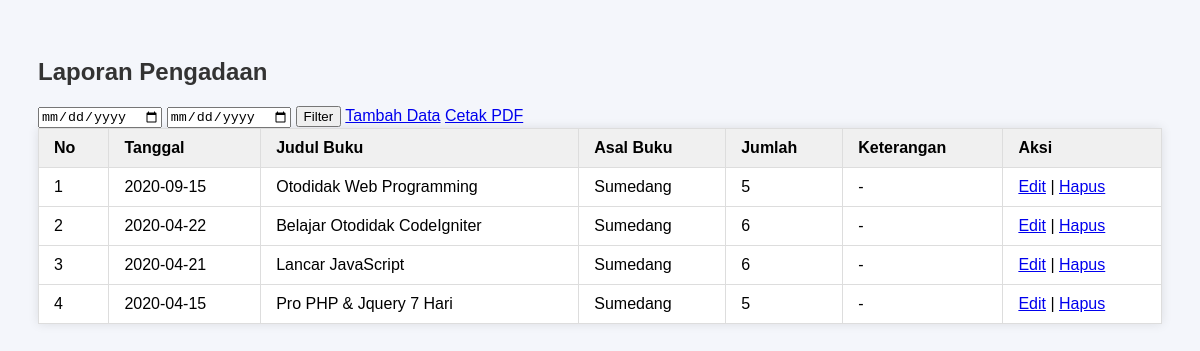
The app's page /pengadaan-buku/index.php with its own data.
### tables this page shows
CREATE TABLE pengadaan (
    id INT AUTO_INCREMENT PRIMARY KEY,
    tanggal DATE NOT NULL,
    judul_buku VARCHAR(100),
    asal_buku VARCHAR(50),
    jumlah INT,
    keterangan TEXT
);

### pengadaan-buku/index.php (the view, shortened to what this page needs)
<?php include 'koneksi.php'; ?>
<!DOCTYPE html>
<html>
<head>
    <link rel="stylesheet" href="style.css">
</head>
<body>
    <h2>Laporan Pengadaan</h2>
    <form method="GET">
        <input type="date" name="tanggal_mulai" value="<?= $_GET['tanggal_mulai'] ?? '' ?>">
        <input type="date" name="tanggal_akhir" value="<?= $_GET['tanggal_akhir'] ?? '' ?>">
        <button type="submit">Filter</button>
        <a href="tambah.php">Tambah Data</a>
        <a href="cetak_pdf.php?tanggal_mulai=<?= $_GET['tanggal_mulai'] ?? '' ?>&tanggal_akhir=<?= $_GET['tanggal_akhir'] ?? '' ?>" target="_blank">Cetak PDF</a>
    </form>
    <table>
        <thead>
            <tr>
                <th>No</th>
                <th>Tanggal</th>
                <th>Judul Buku</th>
                <th>Asal Buku</th>
                <th>Jumlah</th>
                <th>Keterangan</th>
                <th>Aksi</th>
            </tr>
        </thead>
        <tbody>
            <?php
            $no = 1;
            $where = "";
            $result = $koneksi->query("SELECT * FROM pengadaan $where ORDER BY tanggal DESC");
            while ($row = $result->fetch_assoc()) {
                echo "<tr>
                    <td>$no</td>
                    <td>{$row['tanggal']}</td>
                    <td>{$row['judul_buku']}</td>
                    <td>{$row['asal_buku']}</td>
                    <td>{$row['jumlah']}</td>
                    <td>{$row['keterangan']}</td>
                    <td>
                        <a href='edit.php?id={$row['id']}'>Edit</a> |
                        <a href='hapus.php?id={$row['id']}' onclick='return confirm(\"Yakin?\")'>Hapus</a>
                    </td>
                </tr>";
                $no++;
            }
            ?>
        </tbody>
    </table>
</body>
</html>

### pengadaan-buku/style.css (style rules this page uses)
body { font-family: Arial, sans-serif; padding: 30px; background-color: #f4f6fb; }
h2 { color: #333; }
table { width: 100%; border-collapse: collapse; background-color: white; box-shadow: 0 0 10px rgba(0,0,0,0.1); }
table thead { background-color: #f0f0f0; }
table th, table td { padding: 10px 15px; border: 1px solid #ddd; text-align: left; }

### records on screen
pengadaan: tanggal "2020-09-15", judul_buku "Otodidak Web Programming", asal_buku "Sumedang", jumlah "5", keterangan "-"
pengadaan: tanggal "2020-04-22", judul_buku "Belajar Otodidak CodeIgniter", asal_buku "Sumedang", jumlah "6", keterangan "-"
pengadaan: tanggal "2020-04-21", judul_buku "Lancar JavaScript", asal_buku "Sumedang", jumlah "6", keterangan "-"
pengadaan: tanggal "2020-04-15", judul_buku "Pro PHP & Jquery 7 Hari", asal_buku "Sumedang", jumlah "5", keterangan "-"
